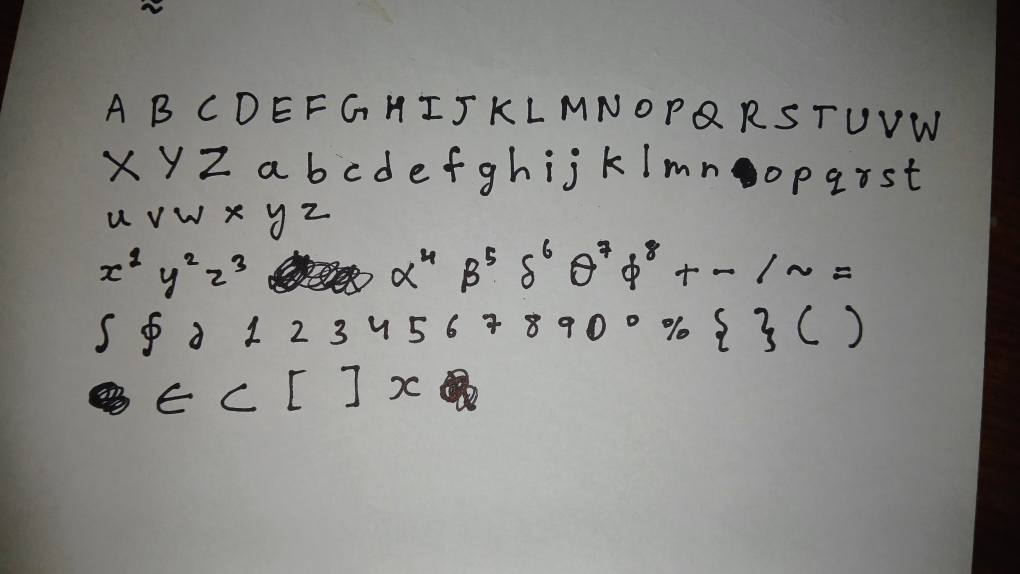
#> input picture examples/greek_math_sheet/sheet.jpg, 4080 x 2296 px (shown at 1/4 size)
$ python -i preprocess.py   (imports and definitions only)
#> lines starting #> are read from the running program, lines starting #| are printed output that depends on the picture; after the words box and inside, x2 and y2 are one past the last pixel; in counts of white or black regions, pixels touching at a corner belong together
"""Image preprocessing for robust glyph detection.

A photo of a whiteboard or a sheet of paper is rarely clean: it can be tilted,
unevenly lit, low-contrast, or the wrong size. This module fixes those before
segmentation so *every* letter and symbol is detectable:

    resize  →  flatten illumination  →  stretch contrast  →  deskew

Each step is conservative and a no-op on already-clean input, so it is safe to
run by default (see ``handtex.ocr.local.segment.segment_image``).
"""

from __future__ import annotations

from dataclasses import dataclass
from typing import Union

import numpy as np
from PIL import Image
from skimage.exposure import rescale_intensity
from skimage.filters import gaussian, threshold_otsu
from skimage.transform import rotate

ImageLike = Union[str, np.ndarray, Image.Image]


@dataclass
class PreprocessParams:
    min_height: int = 900       # upscale shorter images so glyphs are big enough
    max_height: int = 1600      # downscale taller images for speed
    illumination: bool = True   # flatten shadows / lighting gradients
    contrast: bool = True       # stretch to the full tonal range
    deskew: bool = True         # rotate the page upright
    max_skew_deg: float = 12.0  # search range for skew estimation
    min_skew_deg: float = 0.3   # ignore skew below this (avoid needless blur)


def to_grayscale(image: ImageLike) -> np.ndarray:
    """Load anything into a uint8 grayscale array."""
    if isinstance(image, str):
        return np.asarray(Image.open(image).convert("L"))
    if isinstance(image, Image.Image):
        return np.asarray(image.convert("L"))
    arr = np.asarray(image)
    if arr.ndim == 3:
        arr = np.asarray(Image.fromarray(arr).convert("L"))
    return arr.astype(np.uint8)


def resize_for_ocr(gray: np.ndarray, min_height: int, max_height: int) -> np.ndarray:
    """Scale so the image height lands in ``[min_height, max_height]``."""
    h = gray.shape[0]
    if h == 0:
        return gray
    scale = 1.0
    if h < min_height:
        scale = min_height / h
    elif h > max_height:
        scale = max_height / h
    if abs(scale - 1.0) < 1e-3:
        return gray
    img = Image.fromarray(gray)
    new = (max(1, round(gray.shape[1] * scale)), max(1, round(h * scale)))
    return np.asarray(img.resize(new, Image.LANCZOS))


def flatten_illumination(gray: np.ndarray) -> np.ndarray:
    """Divide out smooth lighting gradients (shadows, vignetting).

    Estimates the local paper brightness with a large Gaussian blur and
    normalizes against it, so dark ink stands out evenly across the frame.
    """
    g = gray.astype(np.float32)
    sigma = max(gray.shape) / 30.0
    background = gaussian(g, sigma=sigma, preserve_range=True)
    background = np.maximum(background, 1.0)
    norm = g / background
    norm = np.clip(norm, 0.0, 1.0)
    return (norm * 255).astype(np.uint8)


def stretch_contrast(gray: np.ndarray, low_pct: float = 2.0, high_pct: float = 98.0) -> np.ndarray:
    """Percentile contrast stretch to the full 0–255 range."""
    lo, hi = np.percentile(gray, (low_pct, high_pct))
    if hi - lo < 1e-3:
        return gray
    out = rescale_intensity(gray, in_range=(lo, hi), out_range=(0, 255))
    return out.astype(np.uint8)


def estimate_skew(gray: np.ndarray, max_skew_deg: float = 12.0, step: float = 0.5) -> float:
    """Estimate page skew in degrees via projection-profile sharpness.

    The correct rotation makes text rows align horizontally, which maximizes
    the variance of the row-sum profile of the ink mask.
    """
    # Work on a small binary copy for speed.
    small = Image.fromarray(gray)
    scale = 600.0 / max(gray.shape)
    if scale < 1.0:
        small = small.resize((max(1, int(gray.shape[1] * scale)),
                              max(1, int(gray.shape[0] * scale))), Image.BILINEAR)
    arr = np.asarray(small)
    try:
        thr = threshold_otsu(arr)
    except Exception:
        thr = 128
    ink = (arr < thr).astype(np.float32)
    if ink.sum() < 10:
        return 0.0

    best_angle, best_score = 0.0, -1.0
    angle = -max_skew_deg
    while angle <= max_skew_deg + 1e-6:
        rotated = rotate(ink, angle, resize=False, order=0, preserve_range=True)
        profile = rotated.sum(axis=1)
        score = float(np.var(np.diff(profile)))
        if score > best_score:
            best_score, best_angle = score, angle
        angle += step
    return best_angle


def deskew(gray: np.ndarray, angle: float) -> np.ndarray:
    """Rotate by ``angle`` degrees, keeping the paper background white."""
    # cval is in the same 0–255 range as the data (preserve_range): fill the
    # exposed corners with white paper, not black.
    rotated = rotate(gray, angle, resize=True, order=1, mode="constant",
                     cval=255.0, preserve_range=True)
    return np.clip(rotated, 0, 255).astype(np.uint8)


def preprocess(image: ImageLike, params: PreprocessParams | None = None) -> np.ndarray:
    """Return a cleaned uint8 grayscale image ready for segmentation."""
    p = params or PreprocessParams()
    gray = to_grayscale(image)
    gray = resize_for_ocr(gray, p.min_height, p.max_height)
    if p.illumination:
        gray = flatten_illumination(gray)
    if p.contrast:
        gray = stretch_contrast(gray)
    if p.deskew:
        angle = estimate_skew(gray, p.max_skew_deg)
        if abs(angle) >= p.min_skew_deg:
            gray = deskew(gray, angle)
    return gray

>>> import cv2
>>> picture = cv2.imread('../examples/greek_math_sheet/sheet.jpg', cv2.IMREAD_GRAYSCALE)
#> picture: shape (2296, 4080); min 2, max 208, mean 135.9
>>> result = preprocess(picture)
#> in flatten_illumination, `background = gaussian(g, sigma=sigma, preserve_range=True)`:
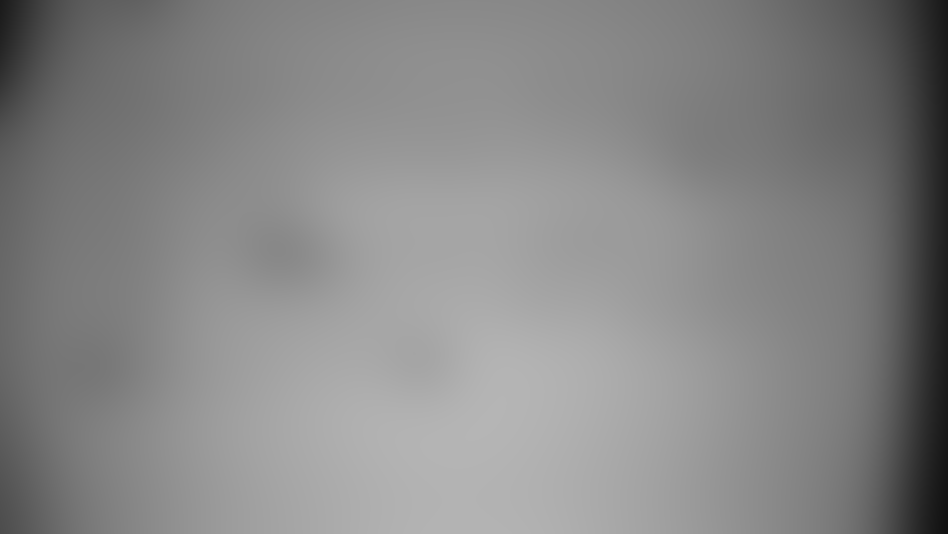
#> background: shape (1600, 2843) float32 (shown at 1/3 size); min 16.95, max 181.2, mean 135.2
#> in flatten_illumination, `norm = g / background`:
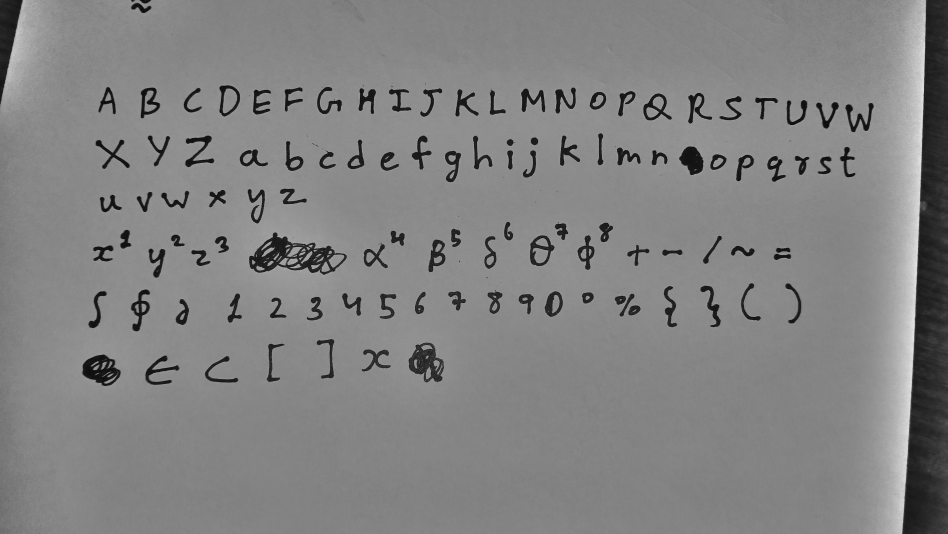
#> norm: shape (1600, 2843) float32 (shown at 1/3 size); min 0, max 1.94, mean 0.995; drawn with min black and max white
#> in flatten_illumination, `norm = np.clip(norm, 0.0, 1.0)`:
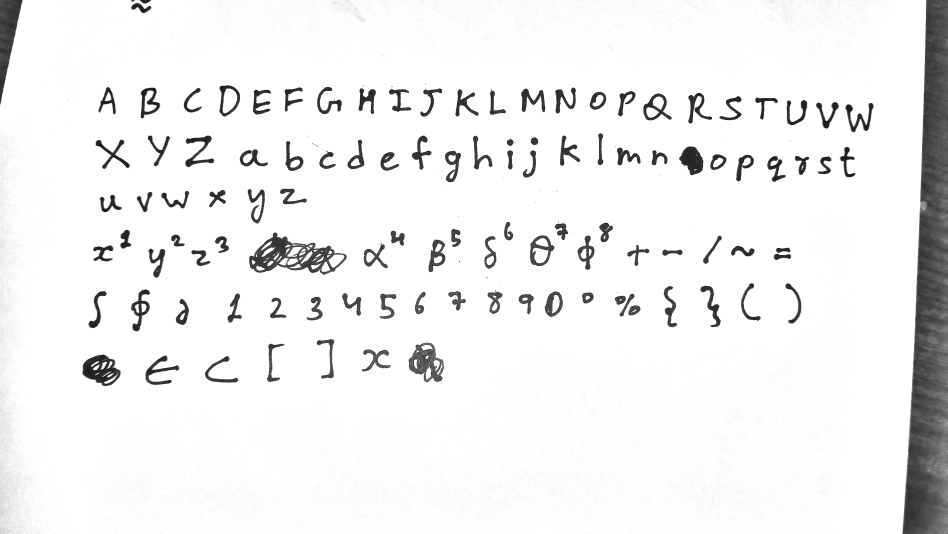
#> norm: shape (1600, 2843) float32 (shown at 1/3 size); min 0, max 1, mean 0.942
#> in stretch_contrast, `lo, hi = np.percentile(gray, (low_pct, high_pct))`: lo = 52; hi = 255
#> in estimate_skew, `small = small.resize((max(1, int(gray.shape[1] * scale)), max(1, int(g..`:
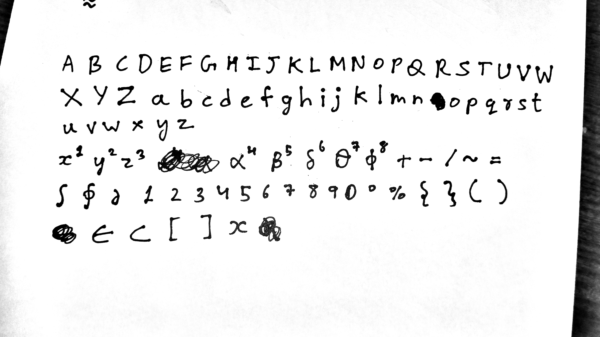
#> small: PIL image 600x337 L; min 0, max 255, mean 236.4
#> in estimate_skew, `thr = threshold_otsu(arr)`: thr = 149
#> in estimate_skew, `ink = (arr < thr).astype(np.float32)`:
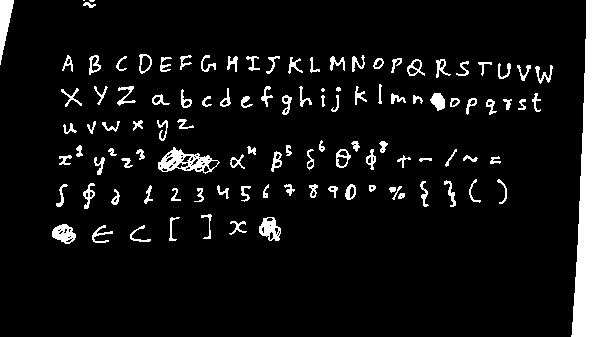
#> ink: shape (337, 600) float32; values 0 (black) and 1 (white), 7.9% white; 110 white regions (4 under 20 px), largest, box (x1, y1, x2, y2) and area: (571, 0, 600, 337) 6630, (158, 147, 220, 174) 712, (0, 0, 14, 65) 479
#> the loop in estimate_skew, `while angle <= max_skew_deg + 1e-6:` made 49 passes
#> (score, best_score, best_angle) on passes 1, 2, 3, 10, 12, 17, 19, 20, 21, 22, 24, 26: (25.98, 25.98, -12), (29.41, 29.41, -11.5), (34.53, 34.53, -11), (34.97, 34.97, -7.5), (36.72, 36.72, -6.5), (38.82, 38.82, -4), (40.71, 40.71, -3), (45.66, 45.66, -2.5), (51.99, 51.99, -2), (59.93, 59.93, -1.5), (64.09, 64.09, -0.5), (71.11, 71.11, 0.5)
#> score on passes 4 to 9: 33.54, 28.15, 29.45, 32.96, 31.42, 25.76
#> pass 1, in estimate_skew, `rotated = rotate(ink, angle, resize=False, order=0, preserve_range=True)`:
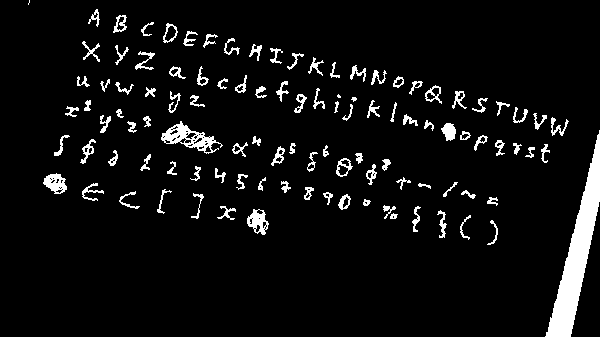
#> rotated: shape (337, 600) float32; values 0 (black) and 1 (white), 6.1% white; 106 white regions (3 under 20 px), largest, box (x1, y1, x2, y2) and area: (545, 130, 600, 337) 3619, (161, 121, 223, 154) 709, (247, 209, 269, 235) 310
#> after the loop in estimate_skew, `while angle <= max_skew_deg + 1e-6:`: angle = 12.5; best_angle = 0.5; best_score = 71.11
#> in preprocess, `angle = estimate_skew(gray, p.max_skew_deg)`: angle = 0.5
#> in deskew, `rotated = rotate(gray, angle, resize=True, order=1, mode="constant", c..`:
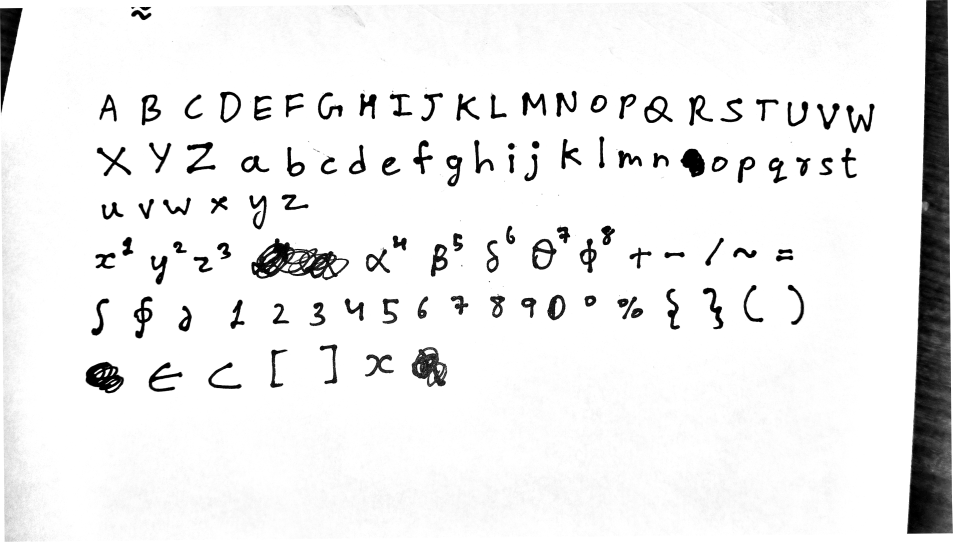
#> rotated: shape (1625, 2857) float64 (shown at 1/3 size); min 0, max 255, mean 236.7
